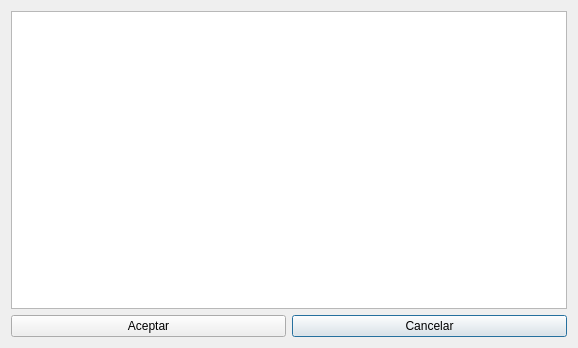
<?xml version="1.0" encoding="UTF-8"?>
<ui version="4.0">
 <class>BuscarProveedor</class>
 <widget class="QDialog" name="BuscarProveedor">
  <property name="geometry">
   <rect>
    <x>0</x>
    <y>0</y>
    <width>578</width>
    <height>348</height>
   </rect>
  </property>
  <property name="windowTitle">
   <string>Dialog</string>
  </property>
  <layout class="QGridLayout" name="gridLayout">
   <item row="1" column="1">
    <widget class="QPushButton" name="pushButtonCancelar">
     <property name="text">
      <string>Cancelar</string>
     </property>
    </widget>
   </item>
   <item row="1" column="0">
    <widget class="QPushButton" name="pushButtonAceptar">
     <property name="text">
      <string>Aceptar</string>
     </property>
    </widget>
   </item>
   <item row="0" column="0" colspan="2">
    <widget class="QTableView" name="tableView"/>
   </item>
  </layout>
 </widget>
 <tabstops>
  <tabstop>tableView</tabstop>
  <tabstop>pushButtonAceptar</tabstop>
  <tabstop>pushButtonCancelar</tabstop>
 </tabstops>
 <resources/>
 <connections>
  <connection>
   <sender>pushButtonAceptar</sender>
   <signal>clicked()</signal>
   <receiver>BuscarProveedor</receiver>
   <slot>accept()</slot>
   <hints>
    <hint type="sourcelabel">
     <x>196</x>
     <y>329</y>
    </hint>
    <hint type="destinationlabel">
     <x>261</x>
     <y>343</y>
    </hint>
   </hints>
  </connection>
  <connection>
   <sender>pushButtonCancelar</sender>
   <signal>clicked()</signal>
   <receiver>BuscarProveedor</receiver>
   <slot>reject()</slot>
   <hints>
    <hint type="sourcelabel">
     <x>481</x>
     <y>328</y>
    </hint>
    <hint type="destinationlabel">
     <x>573</x>
     <y>316</y>
    </hint>
   </hints>
  </connection>
 </connections>
</ui>
